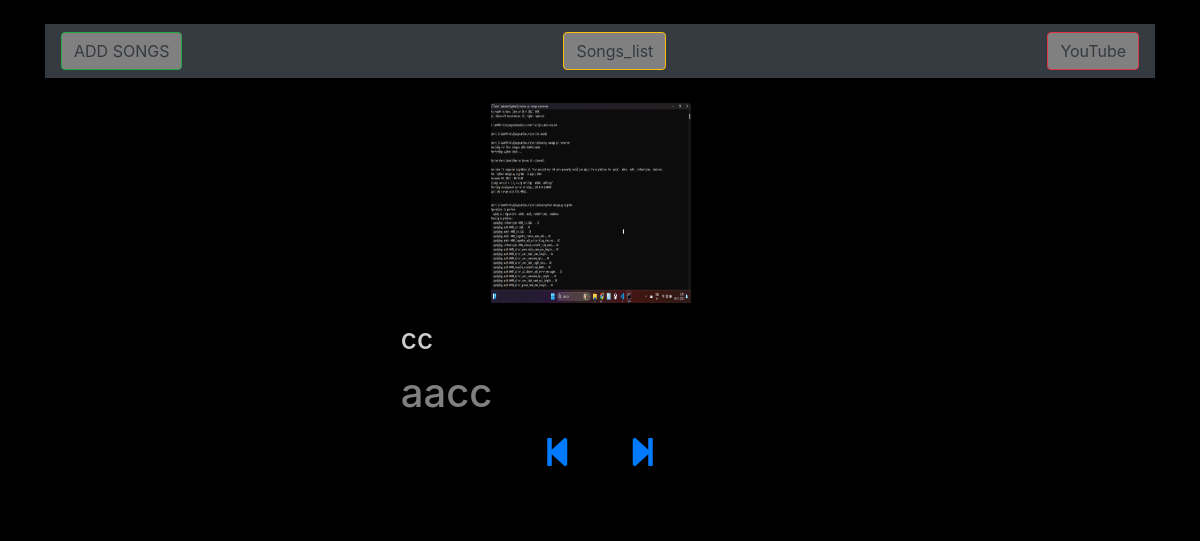
/?page=4, run on the app's committed database.
### musicapp/models.py (models this page shows, shortened)
class song(models.Model):
    title=models.TextField()
    artist=models.TextField()
    image=models.ImageField(upload_to='image',blank=True,null=True)
    audio_file=models.FileField(upload_to='audio',blank=True,null=True)
    audio_link=models.CharField(max_length=200,blank=True,null=True)
    duration=models.CharField(max_length=20)
    paginate_by=2

### musicapp/views.py (the view)
# urls.py: 2. Add a URL to urlpatterns:  path('', views.home, name='home')
def home(request):
    paginator= Paginator(song.objects.all(),1)
    page_number= request.GET.get('page')
    page_obj=paginator.get_page(page_number)
    context={"page_obj":page_obj}
    return render(request,"music.html",context)

### templates/music.html (shortened to what this page needs)
{% load static %}
<!DOCTYPE html>
<html lang="en">
<head>
  <link href="https://netdna.bootstrapcdn.com/font-awesome/4.0.3/css/font-awesome.css" rel="stylesheet"/>
  <link href="https://cdnjs.cloudflare.com/ajax/libs/mediaelement/4.2.7/mediaelementplayer.min.css" rel="stylesheet"/>
  <link href="{% static 'staticapp/css/musicstyle.css' %}" rel="stylesheet">
</head>
<body>
  {% include 'main.html' %}
</body>
</html>

### templates/main.html (shortened to what this page needs)
<!DOCTYPE html>
<html lang="en">
<head>
   <link rel="stylesheet" href="https://stackpath.bootstrapcdn.com/bootstrap/4.5.2/css/bootstrap.min.css">
   <link rel="stylesheet" href="https://cdnjs.cloudflare.com/ajax/libs/font-awesome/5.15.1/css/all.min.css">
</head>
<body style="background-color:black;">
<div class="container mt-4">
   <div class="navbar navbar-dark bg-dark">
      <button class="btn btn-success" style="background-color:gray;"><a href="{% url 'form' %}" class="text-dark">ADD SONGS</a></button>
      <button class="btn btn-warning ml-3" style="background-color:gray;;"><a href="{% url 'data_views' %}" class="text-dark">Songs_list</a></button>
      <button class="btn btn-danger ml-3" style="background-color:gray;"><a href="https://www.youtube.com/" class="text-dark" >YouTube</a></button>
   </div>
   <div class="row justify-content-center mt-4">
      <div class="col-md-6">
         {% for item in page_obj %}
         <div class="card" style="background-color: black;">
            <img class="card-img-top" src="{{ item.image.url }}" alt="Album Cover" style="width: 200px; height: 200px; margin-left: 160px;">
            <div class="card-body">
               <h3 class="card-title">{{ item.artist }}</h3>
               <h1 class="card-title" style="color:gray">{{ item.title }}</h1>
               <div class="text-center">
                  <a class="btn btn-link" href="{% if page_obj.has_previous %}?page={{ page_obj.previous_page_number }}{% endif %}">
                     <i class="fas fa-step-backward fa-2x"></i>
                  </a>
                  <a class="btn btn-link" href="{% if page_obj.has_next %}?page={{ page_obj.next_page_number }}{% endif %}">
                     <i class="fas fa-step-forward fa-2x"></i>
                  </a>
               </div>
            </div>
         </div>
         {% endfor %}
         </div>
      </div>
   </div>
</body>
</html>

### static/staticapp/css/musicstyle.css (style rules this page uses)
html { background:black; }
body { margin: 0; font-family: "Raleway",sans-serif; }
h1 { margin: 0; font-size: 33px; color: #fff; padding: 0 10%; }
h3 { margin: 0; font-size: 17px; font-weight: 500; color: #ccc; padding: 0 10%; }

### data on the page
song: image (picture), artist "cc", title "aacc"
